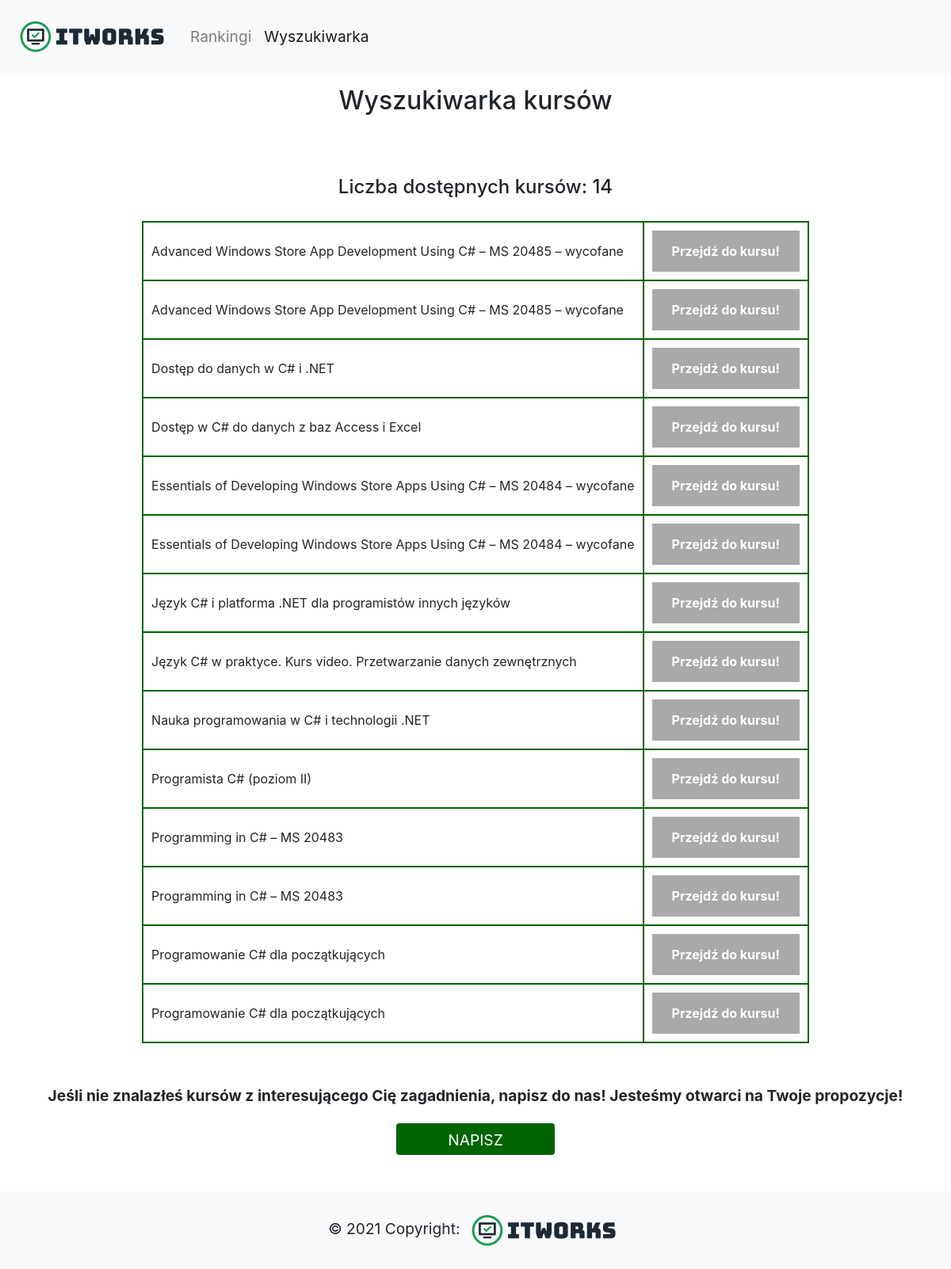
The page /search-csharp on the database its author committed.
### tables this page shows
CREATE TABLE courses (course_title TEXT, course_url TEXT);

### app.py (the view)
@app.route('/search-csharp', methods=['GET','POST'])
def search_csharp():
    try:
        conn = sqlite3.connect('courses.db')
        conn.row_factory = sqlite3.Row
        cur = conn.cursor()
        query = "SELECT * from courses WHERE course_title LIKE '% c# %' ORDER BY course_title"
        cur.execute(query)
        conn.commit()
        rows = cur.fetchall()
        rows_number = len(rows)
        if rows:
            flash("Liczba dostępnych kursów: " + str(len(rows)))
        conn.close()
        return render_template('categories_search_results.html', rows=rows)
    except OperationalError:
        flash("Wystąpił błąd podczas próby połączenia się z bazą")

### templates/categories_search_results.html (shortened to what this page needs)
<!DOCTYPE html>
<html lang="en">
<head>
    <link rel="stylesheet" href="https://maxcdn.bootstrapcdn.com/bootstrap/4.5.2/css/bootstrap.min.css">
</head>
<body>
    <div id="page-container">
        <nav class="navbar navbar-expand-lg navbar-light bg-light">
            <a class="navbar-brand" href="/">
                <img src="{{url_for('static', filename='logo2.png')}}" alt="">
            </a>
            <div class="collapse navbar-collapse" id="navbarNav" style="font-size: larger;">
                <ul class="navbar-nav">
                    <li class="nav-item ">
                        <a class="nav-link" href="/">Rankingi</a>
                    </li>
                    <li class="nav-item active">
                        <a class="nav-link" href="/browser">Wyszukiwarka</a>
                    </li>
                </ul>
            </div>
        </nav>
        <div id="content-wrap">
            <div class="container h-100">
                <div class="row h-100 justify-content-center align-items-center">
                    <div class="d-flex justify-content-center mt-3 mb-3">
                        <h2>Wyszukiwarka kursów</h2>
                    </div>
                </div>
            </div>
            <div class="container-fluid p-3 my-3">
                {% for message in get_flashed_messages() %}
                <div class="d-flex justify-content-center" style="font-size: larger; font-weight: bold; padding: 20px;"><h4>{{ message }}</h4></div>
                {% endfor %}
                <table style="margin-left: auto; margin-right: auto;">
                    {% for row in rows %}
                    <tr>
                        <td>{{row["course_title"]}}</td>
                        <td><a href='{{row["course_url"]}}' class="courseLink" target="_blank">Przejdź do kursu!</a></td>
                    </tr>
                    {% endfor %}
                </table>
            </div>
            <div class="d-flex justify-content-center" style="font-size: larger; font-weight: bold; padding: 20px;">
                Jeśli nie znalazłeś kursów z interesującego Cię zagadnienia, napisz do nas! Jesteśmy otwarci na Twoje propozycje!
            </div>
            <div class="d-flex justify-content-center">
                <button type="submit" class="btn" style="background-color: darkgreen; color: white; font-size: larger; width: 200px; height: 40px;"
                    onclick="location.href='mailto:itworks.website@gmail.com';">NAPISZ</button>
            </div>
            <br>
            <footer class="bg-light text-center text-lg-start" style="left: 0; bottom: 0; width: 100%;" id="footer">
                <div class="text-center p-3 bg-light" style=" font-size: larger;">
                    © 2021 Copyright: <img src="{{url_for('static', filename='logo2.png')}}" alt="">
                </div>
            </footer>
        </div>
    </div>
</body>
</html>

### templates/categories_search_results.html (style rules this page uses)
#page-container { position: relative; min-height: 89vh; }
#content-wrap { padding-bottom: 1.5rem; }
#footer { position: absolute; width: 100%; height: 1.5px; }
button { background-color: white; }
table, td { border: 2px solid darkgreen; padding: 10px; }
a:link.courseLink, a:visited.courseLink { background-color: darkgray; color: white; font-weight: bold; padding: 14px 25px; text-align: center; text-decoration: none; display: inline-block; }

### rows shown on the page
courses: course_title "Advanced Windows Store App Development Using C# – MS 20485 – wycofane"
courses: course_title "Advanced Windows Store App Development Using C# – MS 20485 – wycofane"
courses: course_title "Dostęp do danych w C# i .NET"
courses: course_title "Dostęp w C# do danych z baz Access i Excel"
courses: course_title "Essentials of Developing Windows Store Apps Using C# – MS 20484 – wycofane"
courses: course_title "Essentials of Developing Windows Store Apps Using C# – MS 20484 – wycofane"
courses: course_title "Język C# i platforma .NET dla programistów innych języków"
courses: course_title "Język C# w praktyce. Kurs video. Przetwarzanie danych zewnętrznych"
courses: course_title "Nauka programowania w C# i technologii .NET"
courses: course_title "Programista C# (poziom II)"
courses: course_title "Programming in C# – MS 20483"
courses: course_title "Programming in C# – MS 20483"
courses: course_title "Programowanie C# dla początkujących"
courses: course_title "Programowanie C# dla początkujących"

### other values the page prints
{{ message }} "Liczba dostępnych kursów: 14"
